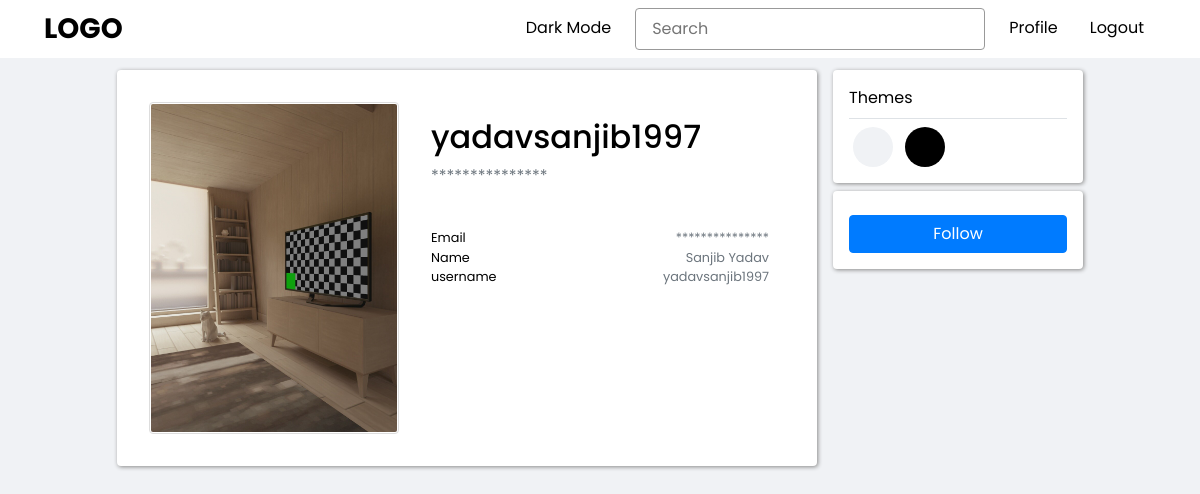
Page /account/44a192c2-bf9f-4485-b6bb-5b24f4cbcf01/ (signed in) on the committed database.
### account/models.py (models this page shows, shortened)
class User(AbstractBaseUser, PermissionsMixin):
    id = models.UUIDField(
        verbose_name = _('ID'),
        primary_key = True,
        default = uuid.uuid4,
        editable = False,
    )
    email = models.EmailField(
        verbose_name = _('Email'),
        max_length = 64,
        unique = True,
        error_messages = {
            'null' : _('Email field is required.'),
            'unique' : _('AN account with that email already exists. Please login to continue.'),
            'invalid' : _('Enter a valid email address.'),
        }
    )
    username = models.CharField(
        verbose_name = _('Username'),
        max_length = 64,
        unique = True,
        error_messages = {
            'null' : _('Username field is required.'),
            'unique' : _('An account with that username already exists.'),
            'invalid' : _('Enter a valid email address.'),
        }
    )
    name = models.CharField(
        verbose_name = _('Full Name'),
        max_length = 64,
        null = True,
        blank = True
    )
    is_staff = models.BooleanField(
        verbose_name = _('Staff Status'),
        default=False,
        help_text=_('Designates whether the user can log into this admin site.'),
    )
    is_active = models.BooleanField(
        verbose_name = _('Active'),
        default=False,
        help_text=_(
            'Designates whether this user should be treated as active.'
            'Unselect this instead of deleting accounts.'
        ),
    )
    is_email_verified = models.BooleanField(
        verbose_name = _('Email Verification Status'),
        default=False,
        help_text=_(
            'Designates whether this user is verified or not.'
        ),
    )
    hide_email = models.BooleanField(
        verbose_name = _('Hide Email'),
        default=False,
        help_text=_(
            'Designates whether this user wants to show or hide their email ID.'
        ),
    )
    last_login = models.DateTimeField(
        verbose_name = _('Last Login'),
        auto_now = True,
    )
    date_joined = models.DateTimeField(
        verbose_name = _('Date Joined'),
        auto_now_add = True,
        editable = False,
    )
    display_pic = models.ImageField(
        verbose_name = _('Profile Picture'),
        null = True,
        blank = True,
        default = get_default_display_pic,
        upload_to = get_user_display_pic,
    )
    text = models.TextField(
        verbose_name=_('Text'),
        max_length=32,
        null=True,
        blank=True
    )
    objects = UserManager()
    USERNAME_FIELD = 'email'
    class Meta:
        verbose_name = _('User')
        verbose_name_plural = _('Users')
        ordering = ['-date_joined']

### account/views.py (the view)
# urls.py: path('account/<user_id>/', account_view, name='account'),
def account_view(request, *args, **kwargs):
    context = {}
    user = request.user
    if not user.is_authenticated:
        messages.warning(request, f'You must login to view someones profile.')
        return redirect('account:login')
    user_id = kwargs.get('user_id')
    try:
        account = User.objects.get(id=user_id)
        context['user'] = account
        if account == user:
            context['is_self'] = True
    except User.DoesNotExist:
        messages.warning(request, f'Not a valid account.')
    return render(request, 'account/account.html', context)

### account/templates/account/account.html (shortened to what this page needs)
{% extends "base.html" %}
{% load static %}
{% block content %}
<div class="content-section">
    <div class="profile-container">
        <div class="d-flex flex-column">
            <img class="display-img rounded" id="id_display_img" src="{{ user.display_pic.url }}">
        </div>
        <div class="details">
            <div class="d-flex flex-column m-0">
                <h3 class="account-heading">{{ user.username }}</h3>
                {% if user.hide_email %}
                <p class="text-secondary">***************</p>
                {% else %}
                <p class="text-secondary">{{ user.email }}</p>
                {% endif %}
            </div>
            <div class="d-flex flex-column mx-0 mt-4">
                <div class="d-flex flex-row justify-content-between">
                    <small>Email</small>
                    {% if user.hide_email %}
                    <small class="text-secondary">***************</small>
                    {% else %}
                    <small class="text-secondary">{{ user.email }}</small>
                    {% endif %}
                </div>
                <div class="d-flex flex-row justify-content-between">
                    {% if user.name %}
                    <small>Name</small>
                    <small class="text-secondary">{{ user.name }}</small>
                    {% endif %}
                </div>
                <div class="d-flex flex-row justify-content-between">
                    <small>username</small>
                    <small class="text-secondary">{{ user.username }}</small>
                </div>
            </div>
        </div>
    </div>
</div>
{% endblock content %}
{% block sidebar_extension%}
{% if is_self %}
<div class="content-section mt-2">
    <div class="d-flex flex-column">
        <a href="{% url 'accountProfile:get-blogs' %}" class="btn btn-primary mt-2">Blogs</a>
        <a href="{% url 'accountProfile:get-saved-blogs' saved=True %}" class="btn btn-primary mt-2">Saved Blogs</a>
        <a href="{% url 'accountProfile:get-followers' %}" class="btn btn-primary mt-2">Followed By</a>
        <a href="{% url 'accountProfile:get-following' %}" class="btn btn-primary mt-2">Following</a>
    </div>
</div>
{% else %}
<div class="content-section mt-2">
    {% include 'account/snippets/follow_chunk.html' %}
</div>
{% endif %}
{% endblock sidebar_extension%}

### static_dir/css/base.css (style rules this page uses)
:root { --bg-page: #f0f2f5; --bg-primary: #fff; --bg-secondary: #999; --font-color: #000; }
* { margin: 0; padding: 0; box-sizing: border-box; font-family: 'Poppins', sans-serif; color: var(--font-color); }
html { min-width: 360px; }
body { margin: 0; padding: 0; background-color: var(--bg-page); }
.content-section { width: 100%; max-width: 700px; height: fit-content; padding: 1rem; background-color: var(--bg-primary); border-radius: .25rem; box-shadow: 1px 1px .25rem #888; }

### account/templates/account/account.html (style rules this page uses)
.profile-container { margin: 1rem; display: flex; flex-direction: row; column-gap: 1rem; }
.display-img { padding: 1px; width: 250px; height: auto; border: 1px solid #dddddd; }
.account-heading { font-size: 2rem; }
.details { margin: 1rem; display: flex; flex-direction: column; width: 100%; max-width: 600px; }

### rows in the picture
User: display_pic (picture), username "yadavsanjib1997", name "Sanjib Yadav"
